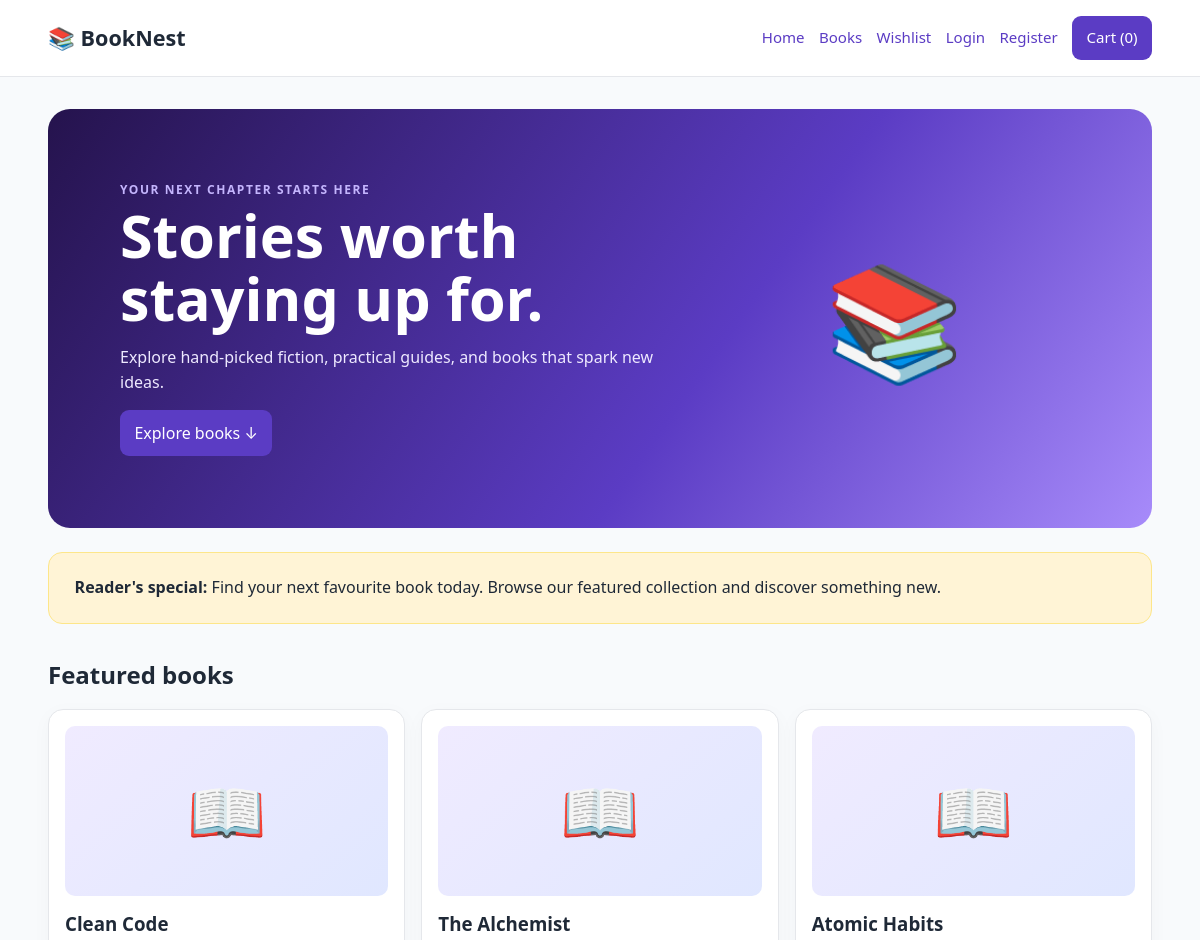
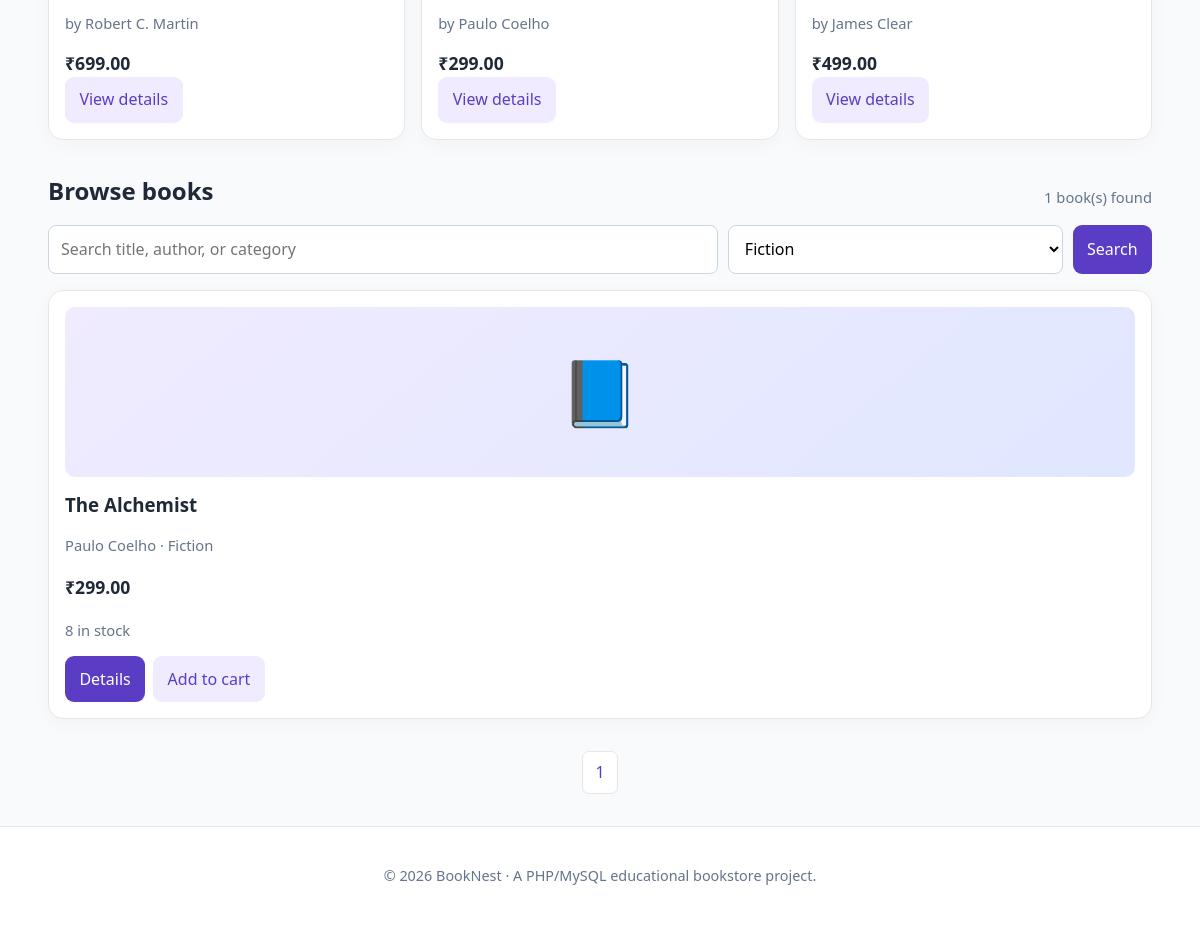
The page /index.php?category=Fiction on the database its author committed (2 pictures, top to bottom).
### tables this page shows
CREATE TABLE IF NOT EXISTS books (
  id INT AUTO_INCREMENT PRIMARY KEY,
  title VARCHAR(200) NOT NULL,
  author VARCHAR(150) NOT NULL,
  category VARCHAR(100) NOT NULL DEFAULT 'General',
  description TEXT,
  price DECIMAL(10,2) NOT NULL DEFAULT 0,
  stock INT NOT NULL DEFAULT 0,
  image VARCHAR(500) NOT NULL DEFAULT '',
  featured TINYINT(1) NOT NULL DEFAULT 0,
  created_at TIMESTAMP DEFAULT CURRENT_TIMESTAMP,
  CHECK (price >= 0),
  CHECK (stock >= 0)
);

### config.php (called while the page is built, shortened)
<?php
function e(mixed $value): string
{
    return htmlspecialchars((string) $value, ENT_QUOTES | ENT_SUBSTITUTE, 'UTF-8');
}
function money(mixed $amount): string
{
    return '₹' . number_format((float) $amount, 2);
}

### index.php (the view, shortened to what this page needs)
<?php
require 'config.php';
$q = trim($_GET['q'] ?? '');
$category = trim($_GET['category'] ?? '');
$categories = $pdo->query("SELECT DISTINCT category FROM books ORDER BY category")->fetchAll(PDO::FETCH_COLUMN);
$where = ["stock > 0"];
$params = [];
if ($category !== '') {
    $where[] = "category = ?";
    $params[] = $category;
}
$perPage = 8;
$page = max(1, (int) ($_GET['page'] ?? 1));
$count = $pdo->prepare("SELECT COUNT(*) FROM books WHERE " . implode(' AND ', $where));
$count->execute($params);
$total = (int) $count->fetchColumn();
$pages = max(1, (int) ceil($total / $perPage));
$page = min($page, $pages);
$offset = ($page - 1) * $perPage;
$stmt = $pdo->prepare("SELECT * FROM books WHERE " . implode(' AND ', $where) . " ORDER BY featured DESC, id DESC LIMIT $perPage OFFSET $offset");
$stmt->execute($params);
$books = $stmt->fetchAll();
$featured = $pdo->query("SELECT * FROM books WHERE featured=1 AND stock>0 ORDER BY id DESC LIMIT 4")->fetchAll();
require 'includes/header.php';
?>
<section class="hero">
    <div>
        <div class="eyebrow">Your next chapter starts here</div>
        <h1>Stories worth staying up for.</h1>
        <p>Explore hand-picked fiction, practical guides, and books that spark new ideas.</p><a class="button"
            href="#books">Explore books ↓</a>
    </div>
    <div class="hero-art">📚</div>
</section>
<div class="banner"><strong>Reader's special:</strong> Find your next favourite book today. Browse our featured
    collection and discover something new.</div>
<?php if ($featured): ?>
    <div class="section-head">
        <h2>Featured books</h2>
    </div>
    <div class="grid">
        <?php foreach ($featured as $book): ?>
            <article class="book-card">
                <div class="cover"><?php if ($book['image']): ?><img src="<?= e($book['image']) ?>"
                            alt="<?= e($book['title']) ?>"><?php else: ?>📖<?php endif; ?></div>
                <h3><?= e($book['title']) ?></h3>
                <p class="muted">by <?= e($book['author']) ?></p>
                <div class="price"><?= money($book['price']) ?></div><a class="button secondary"
                    href="book.php?id=<?= $book['id'] ?>">View details</a>
            </article><?php endforeach; ?>
    </div><?php endif; ?>
<section id="books">
    <div class="section-head">
        <h2>Browse books</h2><span class="muted"><?= $total ?> book(s) found</span>
    </div>
    <form class="searchbar" method="get"><input name="q" value="<?= e($q) ?>"
            placeholder="Search title, author, or category"><select name="category">
            <option value="">All categories</option><?php foreach ($categories as $cat): ?>
                <option value="<?= e($cat) ?>" <?= $cat === $category ? 'selected' : '' ?>><?= e($cat) ?></option><?php endforeach; ?>
        </select><button class="button">Search</button></form>
    <?php if (!$books): ?>
        <div class="empty">No books matched your search.</div><?php else: ?>
        <div class="grid"><?php foreach ($books as $book): ?>
                <article class="book-card">
                    <div class="cover"><?php if ($book['image']): ?><img src="<?= e($book['image']) ?>"
                                alt="<?= e($book['title']) ?>"><?php else: ?>📘<?php endif; ?></div>
                    <h3><?= e($book['title']) ?></h3>
                    <p class="muted"><?= e($book['author']) ?> · <?= e($book['category']) ?></p>
                    <p class="price"><?= money($book['price']) ?></p>
                    <p class="muted"><?= $book['stock'] ?> in stock</p>
                    <div class="actions"><a class="button" href="book.php?id=<?= $book['id'] ?>">Details</a>
                        <form method="post" action="cart_action.php"><input type="hidden" name="book_id"
                                name="quantity" value="1"><button class="button secondary"
                                <?= $book['stock'] < 1 ? 'disabled' : '' ?>>Add to cart</button></form>
                    </div>
                </article><?php endforeach; ?>
        </div>
        <div class="pagination"><?php for ($i = 1; $i <= $pages; $i++): ?><a
                    href="?<?= http_build_query(['q' => $q, 'category' => $category, 'page' => $i]) ?>"><?= $i ?></a><?php endfor; ?></div>
    <?php endif; ?>
</section>
<?php require 'includes/footer.php'; ?>

### assets/style.css (style rules this page uses)
:root { --ink: #1f2937; --muted: #64748b; --brand: #5b3cc4; --brand2: #f0ebff; --line: #e5e7eb; --paper: #fff; --bg: #f8fafc }
* { box-sizing: border-box }
body { margin: 0; font-family: system-ui, -apple-system, Segoe UI, sans-serif; color: var(--ink); background: var(--bg); line-height: 1.55 }
a { color: var(--brand); text-decoration: none }
.cart-link, .button { background: var(--brand); color: #fff !important; border: 0; border-radius: 9px; padding: .65rem .9rem; display: inline-block; cursor: pointer; font: inherit }
.button.secondary { background: var(--brand2); color: var(--brand) !important }
.hero { padding: clamp(2rem, 6vw, 5rem); border-radius: 22px; background: linear-gradient(125deg, #25134d, #5b3cc4 60%, #a78bfa); color: #fff; display: grid; grid-template-columns: 1.5fr 1fr; gap: 2rem; align-items: center }
.hero h1 { font-size: clamp(2rem, 5vw, 3.7rem); line-height: 1.05; margin: .3rem 0 1rem }
.hero p { max-width: 550px; color: #eee9ff }
.hero-art { font-size: 7rem; text-align: center }
.eyebrow { text-transform: uppercase; letter-spacing: .13em; font-size: .75rem; font-weight: 700; color: #c4b5fd }
.section-head { display: flex; align-items: end; justify-content: space-between; gap: 1rem; flex-wrap: wrap; margin: 2rem 0 1rem }
.section-head h2 { margin: 0 }
.grid { display: grid; grid-template-columns: repeat(auto-fit, minmax(210px, 1fr)); gap: 1rem }
.book-card, .panel, .form-card, .table-wrap { background: #fff; border: 1px solid var(--line); border-radius: 15px; padding: 1rem; box-shadow: 0 5px 20px #0f172a08 }
.cover { height: 170px; background: linear-gradient(140deg, #f0ebff, #e0e7ff); border-radius: 10px; display: flex; align-items: center; justify-content: center; font-size: 4rem; overflow: hidden }
.book-card h3 { margin: .8rem 0 .2rem }
.muted { color: var(--muted); font-size: .92rem }
.price { font-weight: 800; font-size: 1.1rem }
.actions { display: flex; gap: .5rem; flex-wrap: wrap; margin-top: .8rem }
.actions form { display: inline }
input, select, textarea { width: 100%; padding: .7rem .75rem; border: 1px solid #cbd5e1; border-radius: 8px; font: inherit; background: white }
.banner { margin: 1.5rem 0; padding: 1.4rem 1.6rem; border-radius: 14px; background: #fff4d6; border: 1px solid #fde68a }
.searchbar { display: grid; grid-template-columns: 2fr 1fr auto; gap: .6rem; margin: 1rem 0 }
.pagination { display: flex; gap: .5rem; justify-content: center; margin: 2rem }
.pagination a, .pagination strong { padding: .5rem .8rem; border: 1px solid var(--line); border-radius: 7px; background: white }

### rows shown on the page
books: title "Clean Code", author "Robert C. Martin", price "₹699.00"
books: title "The Alchemist", author "Paulo Coelho", price "₹299.00", category "Fiction", stock "8"
books: title "Atomic Habits", author "James Clear", price "₹499.00"

### other values the page prints
array_sum($_SESSION['cart'] ?? []) "0"
$total "1"
form field category "Fiction"
